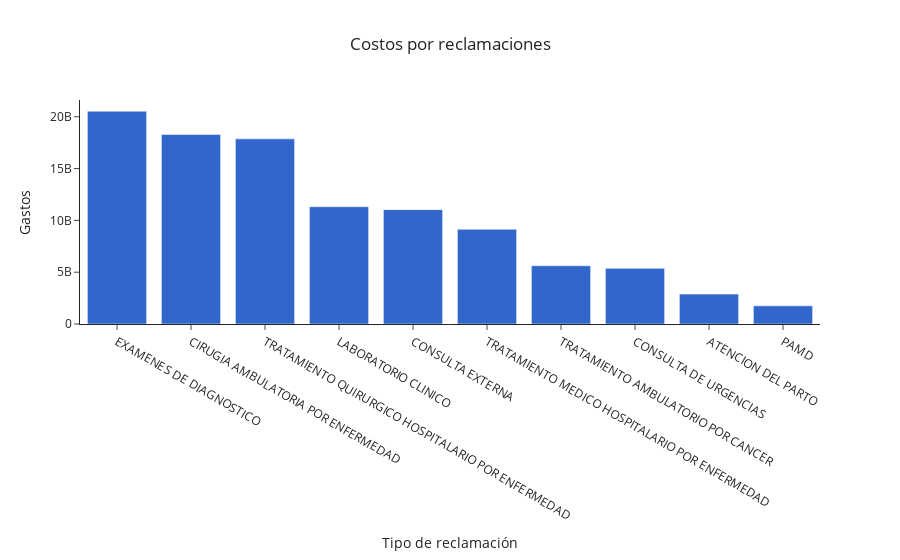

Notebook cell for this chart:
### Markdown cell above
## ANALISIS EXPLORATIO DE DATOS -- EDA

### Code cell
base = Seguro_salud.groupby(['Reclamacion_Desc'])[['Precio']].sum().sort_values('Precio', ascending = False).reset_index().head(10)

fig = px.bar(base, x = 'Reclamacion_Desc', y='Precio',
             title= 'Costos por reclamaciones',
             color_discrete_sequence=px.colors.qualitative.G10)

fig.update_layout(
    xaxis_title = 'Tipo de reclamación',
    yaxis_title = 'Gastos',
    template = 'simple_white',
    title_x = 0.5)

fig.show()

### Figure 1 — Plotly figure (JSON) as saved in the notebook; plotly's stock layout.template omitted (floating-point values rounded to 4 significant figures)
{"data": [{"alignmentgroup": "True", "hovertemplate": "Reclamacion_Desc=%{x}<br>Precio=%{y}<extra></extra>", "legendgroup": "", "marker": {"color": "#3366CC", "pattern": {"shape": ""}}, "name": "", "offsetgroup": "", "orientation": "v", "showlegend": false, "textposition": "auto", "type": "bar", "x": ["EXAMENES DE DIAGNOSTICO", "CIRUGIA AMBULATORIA POR ENFERMEDAD", "TRATAMIENTO QUIRURGICO HOSPITALARIO POR ENFERMEDAD", "LABORATORIO CLINICO", "CONSULTA EXTERNA", "TRATAMIENTO MEDICO HOSPITALARIO POR ENFERMEDAD", "TRATAMIENTO AMBULATORIO POR CANCER", "CONSULTA DE URGENCIAS", "ATENCION DEL PARTO", "PAMD"], "xaxis": "x", "y": [20540000000.0, 18280000000.0, 17870000000.0, 11320000000.0, 11040000000.0, 9138000000.0, 5620000000.0, 5373000000.0, 2889000000.0, 1753000000.0], "yaxis": "y"}], "layout": {"barmode": "relative", "legend": {"tracegroupgap": 0}, "title": {"text": "Costos por reclamaciones", "x": 0.5}, "xaxis": {"anchor": "y", "domain": [0, 1], "title": {"text": "Tipo de reclamación"}}, "yaxis": {"anchor": "x", "domain": [0, 1], "title": {"text": "Gastos"}}}}
